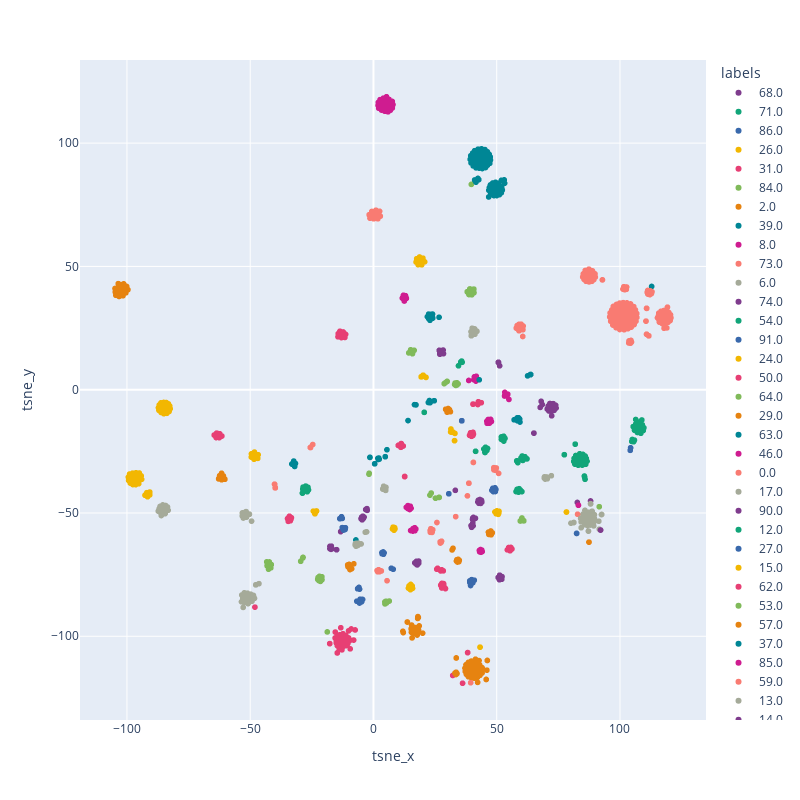

Notebook cell for this chart:
### Code cell
px.scatter(viz, 'tsne_x', 'tsne_y', color='labels',
          width=800,
          height=800,
          hover_name='screen_name',
          hover_data=['hashtags'],
          color_discrete_sequence=px.colors.qualitative.Bold)
